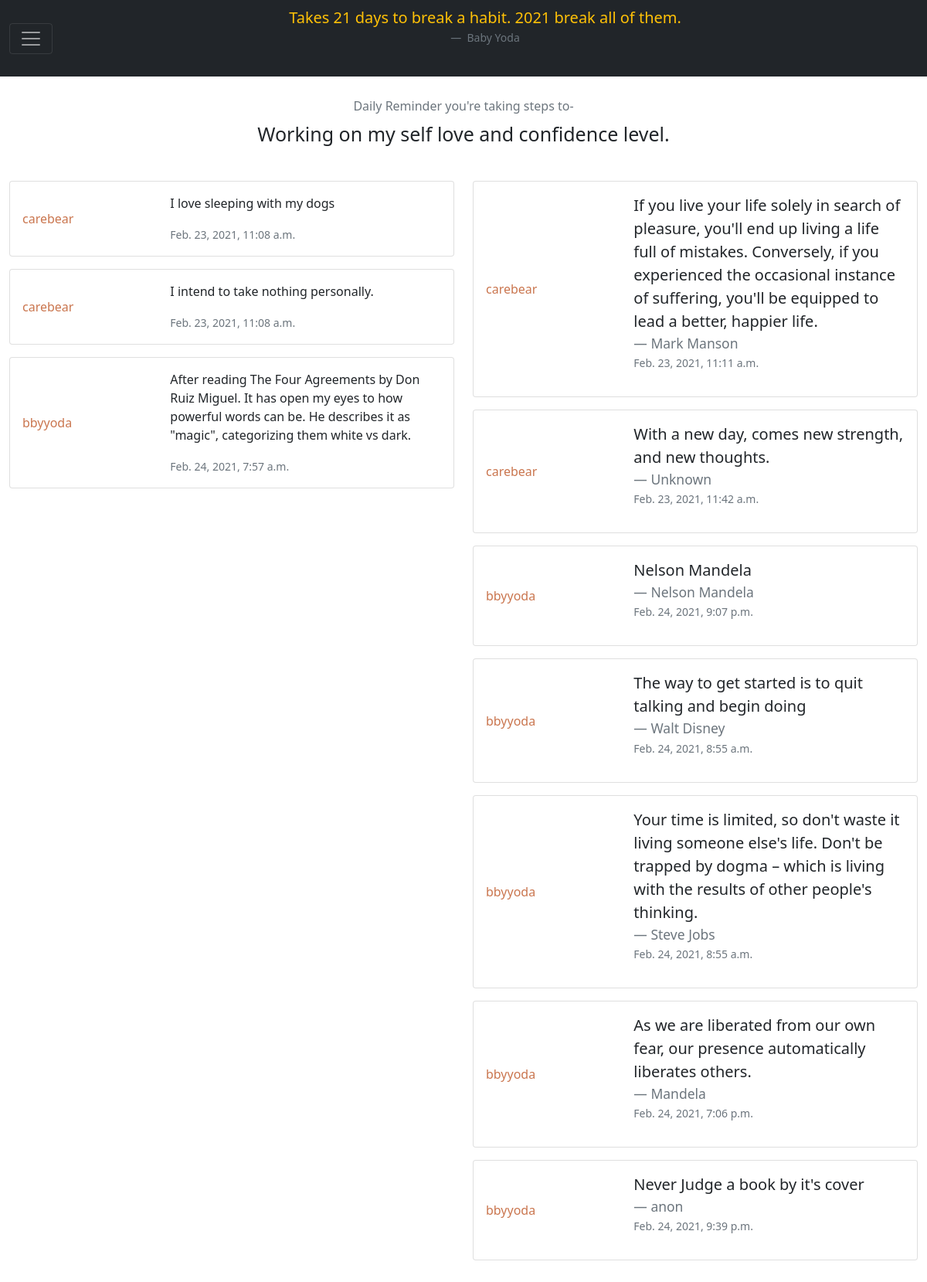
/bloomboard (signed in), run on an earlier commit of the app's database.
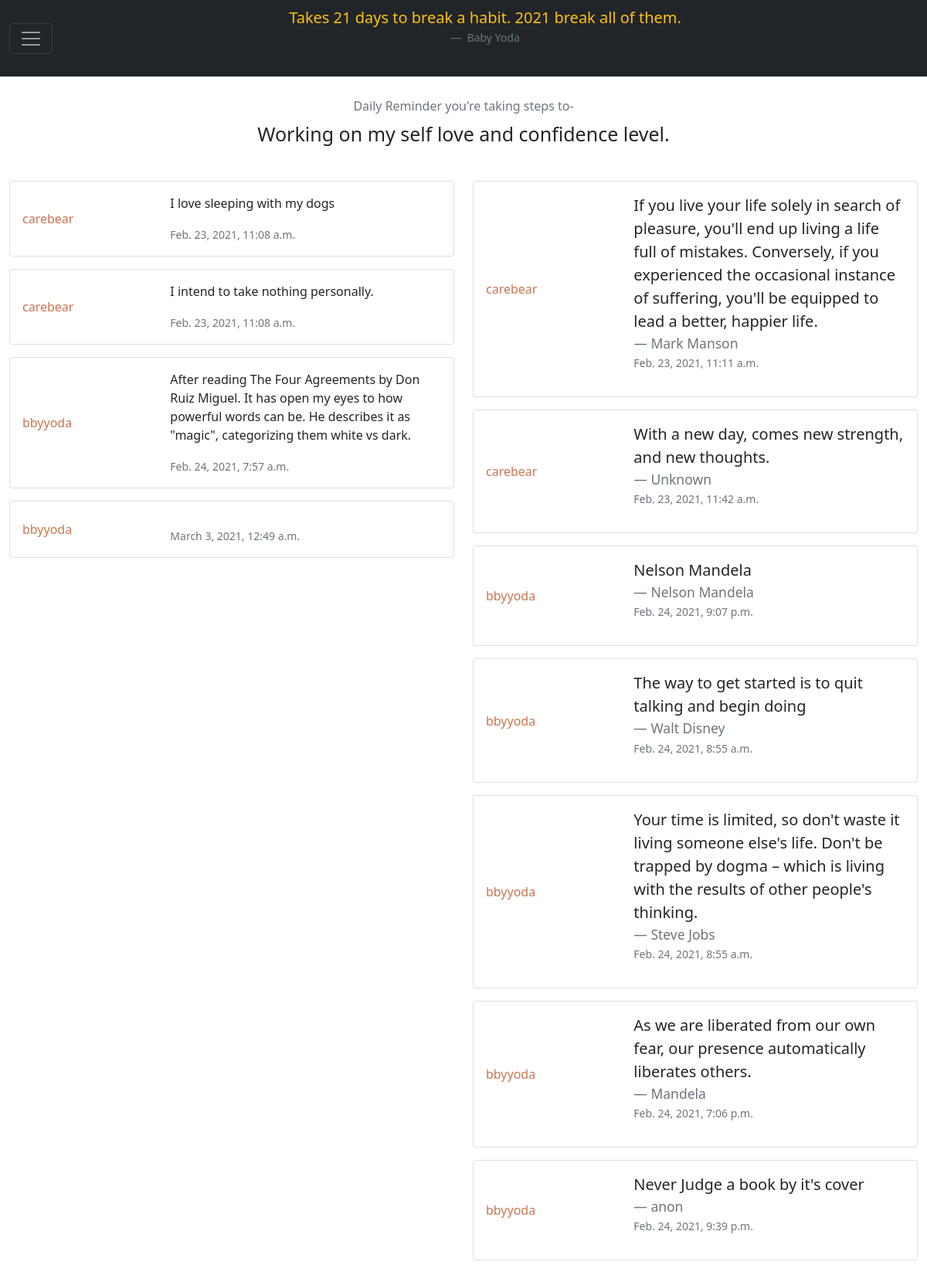
And on a later commit of the database.
### blossom_app/models.py (models this page shows)
class Journal_Entires(models.Model):
    entry = models.TextField()
    user = models.ForeignKey(Users, related_name='journal_entry', on_delete=models.CASCADE)
    created_at = models.DateTimeField(auto_now_add=True)
    updated_at = models.DateTimeField(auto_now = True)

class Users (models.Model):
    first_name = models.CharField(max_length=30)
    last_name = models.CharField(max_length=30)
    username = models.CharField(max_length=30)
    email = models.EmailField()
    password =  models.CharField(max_length=70)
    reasons = models.TextField()
    personal_quote = models.TextField()
    objects = UserManager()
    created_at = models.DateTimeField(auto_now_add=True)
    updated_at = models.DateTimeField(auto_now = True)

class Quotes(models.Model):
    the_quote = models.TextField(null=True)
    quote_author = models.CharField(max_length=200, null=True)
    user = models.ForeignKey(Users, related_name='quote', on_delete=models.CASCADE)
    created_at = models.DateTimeField(auto_now_add=True)
    updated_at = models.DateTimeField(auto_now = True)

### blossom_app/views.py (the view)
# urls.py: path('bloomboard', views.show_bloomboard),
def show_bloomboard(request):
    current_user = Users.objects.get(id=request.session['user_id'])
    context = {
        'current_user': current_user,
        'current_user_entries': Journal_Entires.objects.filter(user=current_user),
        'current_user_quotes': Quotes.objects.filter(user=current_user),
        'entries': Journal_Entires.objects.all(),
        'quotes': Quotes.objects.all()
        }
    return render(request, 'bloomboard.html', context)

### blossom_app/templates/bloomboard.html (shortened to what this page needs)
<!DOCTYPE html>
<html lang="en">
<head>
    <link href="https://cdn.jsdelivr.net/npm/bootstrap@5.0.0-beta2/dist/css/bootstrap.min.css" rel="stylesheet"
 />
</head>
<body>
    <nav class="navbar navbar-dark bg-dark">
        <div class="container-fluid">
            <button class="navbar-toggler" type="button" data-bs-toggle="collapse" data-bs-target="#navbar"
                aria-controls="navbarToggleExternalContent" aria-expanded="false" aria-label="Toggle navigation">
                <span class="navbar-toggler-icon"></span>
            </button>
            <figure class="text-center mx-auto">
                <blockquote class="blockquote text-warning">
                    <p>{{current_user.personal_quote}}</p>
                </blockquote>
                <figcaption class="blockquote-footer">
                    {{current_user.first_name}} {{current_user.last_name}}
                </figcaption>
            </figure>
        </div>
    </nav>
    <header class="m-3">
        <div class="card text-center mx-auto" style="width: 800px; border-color: white;">
            <div class="card-body">
                <h6 class="card-subtitle mb-2 text-muted">
                    Daily Reminder you're taking steps to-
                </h6>
                <p class="card-text" style="font-size: 25px">
                    {{current_user.reasons}}
                </p>
            </div>
        </div>
    </header>
    <div class="container-fluid mx-auto m-4">
        <div class="row">
            <div class="col">
                {% for entry in entries %}
                <div class="card mb-3">
                    <div class="row g-0">
                        <div class="col-sm-4 my-auto">
                            <a href="/profile/{{entry.user.id}}"  class="text-decoration-none m-3 my-auto" style="color:rgb(202, 118, 79);">{{entry.user.username}}</a> <br>
                        </div>
                        <div class="col-md-8">
                            <div class="card-body">
                                <p class="card-text">{{entry.entry}}</p>
                                <p class="card-text">
                                    <small class="text-muted">{{entry.updated_at}}</small>
                                </p>
                            </div>
                        </div>
                    </div>
                </div>
                {% endfor %}
            </div>
            <div class="col">
                {% for quote in quotes %}
                <div class="card mb-3">
                    <div class="row g-0">
                        <div class="col-sm-4 my-auto">
                            <a href="/profile/{{quote.user.id}}" class="text-decoration-none m-3 my-auto" style="color:rgb(202, 118, 79);">{{quote.user.username}}</a>
                        </div>
                        <div class="col-md-8">
                            <div class="card-body">
                                <blockquote class="blockquote mb-0">
                                    <p>{{quote.the_quote}}</p>
                                    <footer class="blockquote-footer">{{quote.quote_author}}</footer>
                                </blockquote>
                                    <small class="text-muted">{{quote.updated_at}}</small>
                            </div>
                        </div>
                    </div>
                </div>
                {% endfor %}
            </div>
        </div>
    </div>
</body>
</html>

What changed in the data, as far as the page shows it:
added Journal_Entires: user.username "bbyyoda", updated_at "March 3, 2021, 12:49 a.m."
